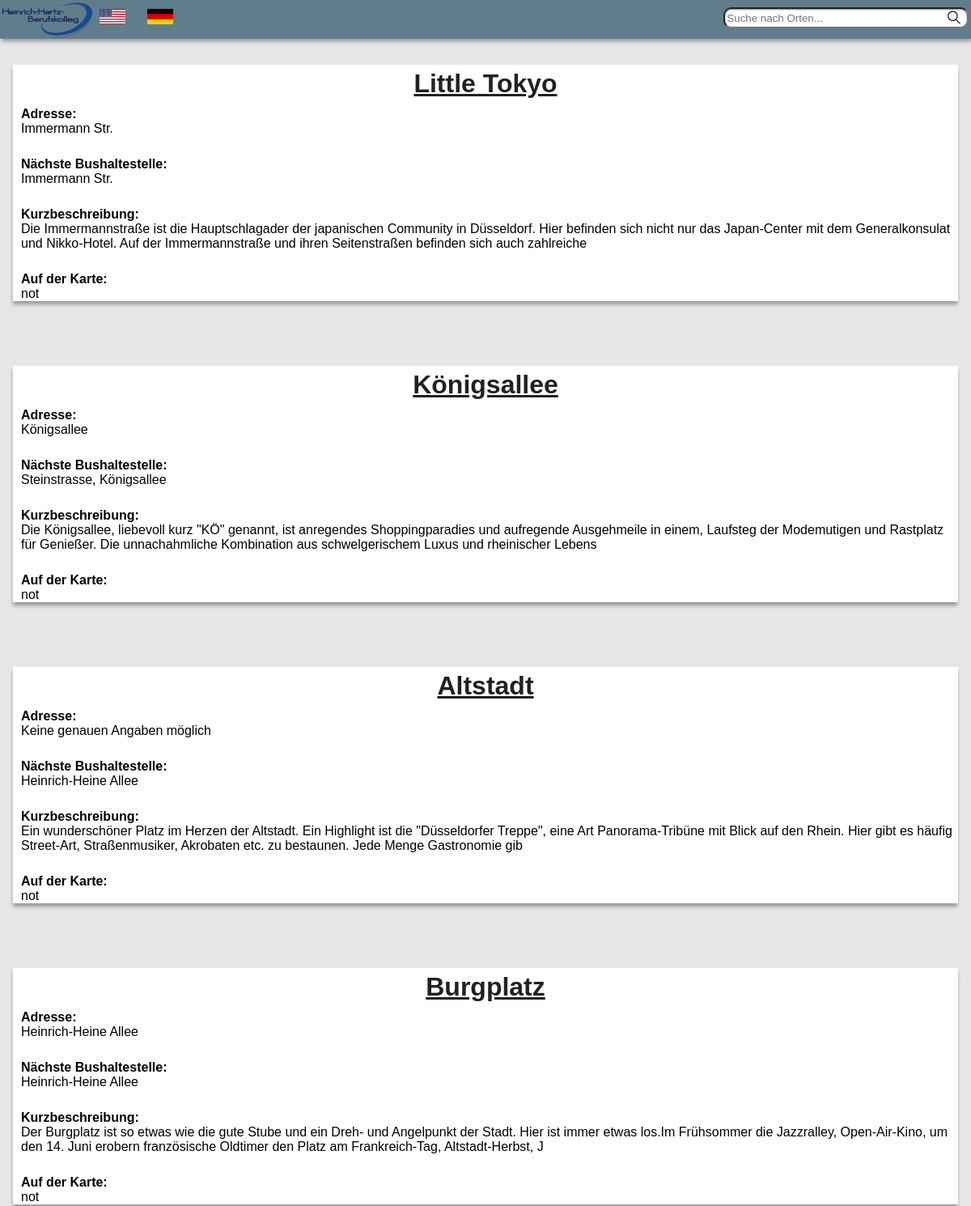
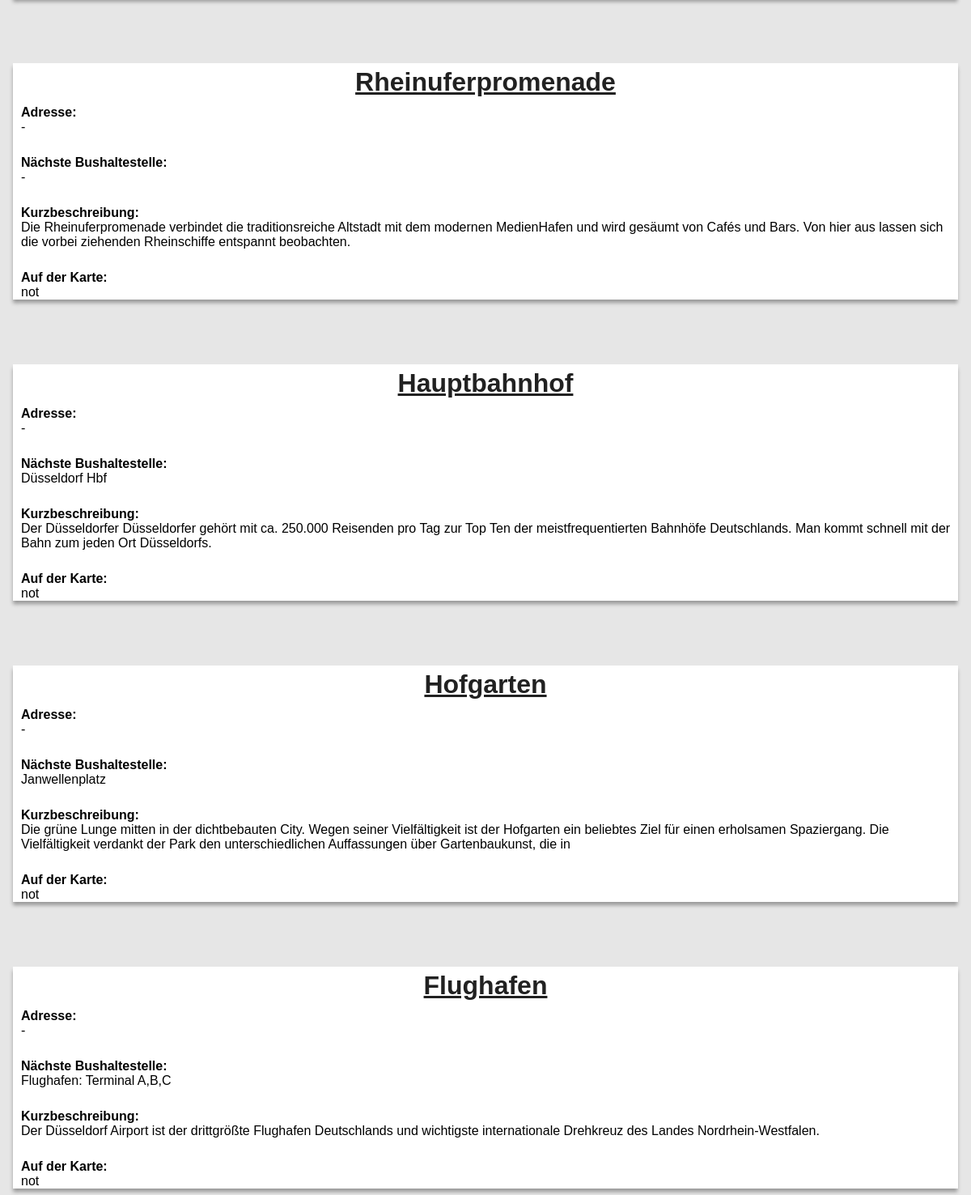
The page / on the database its author committed (2 pictures, top to bottom).
### tables this page shows
CREATE TABLE IF NOT EXISTS `guide` (
  `GuideID` int(11) NOT NULL AUTO_INCREMENT,
  `Titel` varchar(50) DEFAULT NULL,
  `Streetname` varchar(50) DEFAULT NULL,
  `Bus_stop` varchar(30) DEFAULT NULL,
  `Google_Maps` varchar(100) DEFAULT NULL,
  `Abstract` varchar(255) DEFAULT NULL,
  PRIMARY KEY (`GuideID`)
);

### index.php (the view, shortened to what this page needs)
<?php
include "db_connect.inc.php";
$gesucht = false;
?>
<html>
<head>
    <link rel="stylesheet" href="css/style.css">
</head>
<body>
    <div class="header">
        <div class="container">
            <div class="logo">
                <img src="images/logo.png">
            </div>
            <a href="index_en.php"><img class="language" src="images/flag_en.png"></a>
            <a href="#"><img class="language" src="images/flag_ger.png"></a>
            <div class="search">
                <form action="index.php" method="POST">
                    <input type="image" src="images/search_icon.svg" name="Suche_start" value="">
                    <input type="text" name="Suche" placeholder="Suche nach Orten...">
                </form>
            </div>
        </div>
    </div>
    <div class="content">
		<?php
        if (!$gesucht) {
            $sqlAus = "SELECT * FROM `Guide`";
			$teildb = mysqli_query($db, $sqlAus);
			while ($fetched = mysqli_fetch_array($teildb))
            {
                print "<div class=\"attraktion\">
                        <center><h4>".$fetched['Titel']."</h4></center>
                        <p><b>Adresse:</b><br> ".$fetched['Streetname']."</p><br>
                        <p><b>Nächste Bushaltestelle:</b><br> ".$fetched['Bus_stop']."</p><br>
                        <p><b>Kurzbeschreibung:</b><br>".$fetched['Abstract']."</p><br>
                        <p><b>Auf der Karte:</b><br> ".$fetched['Google_Maps']."</p>
                    </div>";
            }
        } else {
            $sucht = save_sql($_POST["Suche"]);
            $tabelle = suche($sucht, $db);
        }
    	?>
    </div>
</body>
</html>

### css/style.css (style rules this page uses)
body { width: 100%; margin: auto; background-color: #E6E6E6; }
.header { background-color: #607D8B; width: 100%; height: 3em; box-shadow: 2px 4px 4.75px 0.25px rgba(0, 0, 0, 0.35); position: fixed; top: 0; }
[type="text"] { border-radius: 10px; background-color: white; box-shadow: inset 0px 1px 1.96px 0.04px rgba(0, 0, 0, 0.5); position: absolute; right: 0.2em; top:0.7em; width: 303px; height: 26px; }
[type="image"] { position: absolute; right: 1em; top:1em; width: 16px; height: 17px; z-index: 1; }
.language { position: relative; left: 7em; width: 2em; margin: 0; padding: 0; overflow: hidden; margin: 0.7em; }
.container > .logo > img { position: fixed; top: 0; margin-top: 0.2em; margin-left: 0.2em; margin-bottom: 0.2em; width: 7em; float:left; }
.attraktion { margin-top: 5em; margin-bottom: 0.5em; margin-left: 1em; margin-right: 1em; background-color: #FFFFFF; box-shadow: 0px 5px 4.75px 0.25px rgba(0, 0, 0, 0.35); width: auto; height: auto; }
h4 { color: #212121; font-family: sans-serif; font-size: 2em; text-align: center; text-decoration: underline; margin-top: 2px; margin-bottom: 5px; border-top-width: 5px; padding-top: 5px; padding-bottom: 5px; }
.attraktion > p { padding-left: 10; font-family: sans-serif; margin-top: 0px; margin-bottom: 0.5em; }

### rows shown on the page
guide: Titel "Little Tokyo", Streetname "Immermann Str.", Bus_stop "Immermann Str.", Abstract "Die Immermannstraße ist die Hauptschlagader der japanischen Community in Düsseldorf. Hier befinden sich nicht nur das Japan-Center mit dem Generalkonsulat und Nikko-Hotel. Auf der Immermannstraße und ihren Seitenstraßen befinden sich auch zahlreiche", Google_Maps "not"
guide: Titel "Königsallee", Streetname "Königsallee", Bus_stop "Steinstrasse, Königsallee", Abstract "Die Königsallee, liebevoll kurz \"KÖ\" genannt, ist anregendes Shoppingparadies und aufregende Ausgehmeile in einem, Laufsteg der Modemutigen und Rastplatz für Genießer. Die unnachahmliche Kombination aus schwelgerischem Luxus und rheinischer Lebens", Google_Maps "not"
guide: Titel "Altstadt", Streetname "Keine genauen Angaben möglich", Bus_stop "Heinrich-Heine Allee", Abstract "Ein wunderschöner Platz im Herzen der Altstadt. Ein Highlight ist die \"Düsseldorfer Treppe\", eine Art Panorama-Tribüne mit Blick auf den Rhein. Hier gibt es häufig Street-Art, Straßenmusiker, Akrobaten etc. zu bestaunen. Jede Menge Gastronomie gib", Google_Maps "not"
guide: Titel "Burgplatz", Streetname "Heinrich-Heine Allee", Bus_stop "Heinrich-Heine Allee", Abstract "Der Burgplatz ist so etwas wie die gute Stube und ein Dreh- und Angelpunkt der Stadt. Hier ist immer etwas los.Im Frühsommer die Jazzralley, Open-Air-Kino, um den 14. Juni erobern französische Oldtimer den Platz am Frankreich-Tag, Altstadt-Herbst, J", Google_Maps "not"
guide: Titel "Rheinuferpromenade", Streetname "-", Bus_stop "-", Abstract "Die Rheinuferpromenade verbindet die traditionsreiche Altstadt mit dem modernen MedienHafen und wird gesäumt von Cafés und Bars. Von hier aus lassen sich die vorbei ziehenden Rheinschiffe entspannt beobachten.", Google_Maps "not"
guide: Titel "Hauptbahnhof", Streetname "-", Bus_stop "Düsseldorf Hbf", Abstract "Der Düsseldorfer Düsseldorfer gehört mit ca. 250.000 Reisenden pro Tag zur Top Ten der meistfrequentierten Bahnhöfe Deutschlands. Man kommt schnell mit der Bahn zum jeden Ort Düsseldorfs.", Google_Maps "not"
guide: Titel "Hofgarten", Streetname "-", Bus_stop "Janwellenplatz", Abstract "Die grüne Lunge mitten in der dichtbebauten City. Wegen seiner Vielfältigkeit ist der Hofgarten ein beliebtes Ziel für einen erholsamen Spaziergang. Die Vielfältigkeit verdankt der Park den unterschiedlichen Auffassungen über Gartenbaukunst, die in", Google_Maps "not"
guide: Titel "Flughafen", Streetname "-", Bus_stop "Flughafen: Terminal A,B,C", Abstract "Der Düsseldorf Airport ist der drittgrößte Flughafen Deutschlands und wichtigste internationale Drehkreuz des Landes Nordrhein-Westfalen.", Google_Maps "not"
